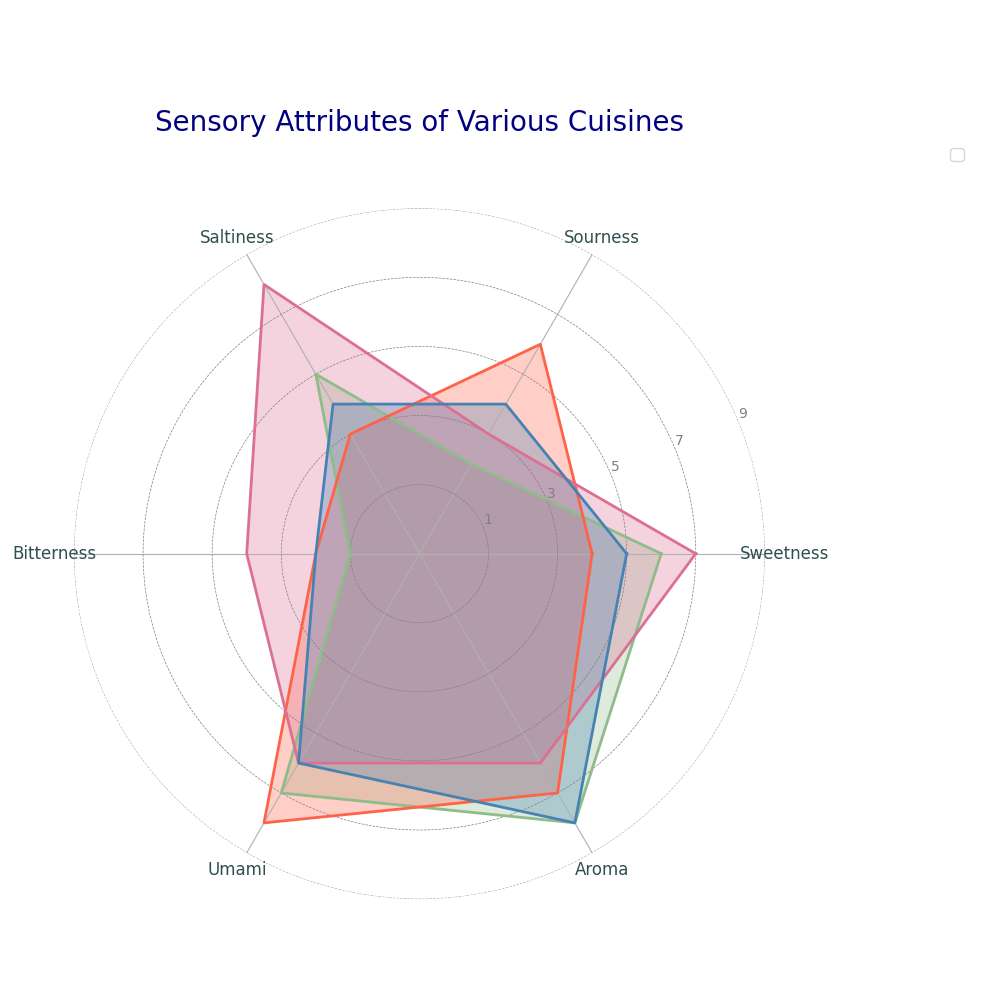

The Python source for this figure:
import matplotlib.pyplot as plt
import numpy as np

attributes = ['Sweetness', 'Sourness', 'Saltiness', 'Bitterness', 'Umami', 'Aroma']
num_vars = len(attributes)

cuisine_italian = [7, 3, 6, 2, 8, 9]
cuisine_japanese = [5, 7, 4, 3, 9, 8]
cuisine_indian = [8, 4, 9, 5, 7, 7]
cuisine_french = [6, 5, 5, 3, 7, 9]

cuisine_italian += cuisine_italian[:1]
cuisine_japanese += cuisine_japanese[:1]
cuisine_indian += cuisine_indian[:1]
cuisine_french += cuisine_french[:1]

angles = np.linspace(0, 2 * np.pi, num_vars, endpoint=False).tolist()
angles += angles[:1]

fig, ax = plt.subplots(figsize=(10, 10), subplot_kw=dict(polar=True))

ax.spines['polar'].set_visible(False)
ax.yaxis.grid(True, color='gray', linestyle='--', linewidth=0.5)

plt.xticks(angles[:-1], attributes, color='darkslategray', size=12)
ax.set_yticklabels(["1", "3", "5", "7", "9"], color='grey', size=10)
ax.set_ylim(0, 10)

colors = ['#8FBC8B', '#FF6347', '#DB7093', '#4682B4']

cuisines = [cuisine_italian, cuisine_japanese, cuisine_indian, cuisine_french]
cuisine_names = ['Italian', 'Japanese', 'Indian', 'French']

for data, name, color in zip(cuisines, cuisine_names, colors):
    ax.plot(angles, data, linewidth=2, color=color)
    ax.fill(angles, data, color=color, alpha=0.3)

plt.title('Sensory Attributes of Various Cuisines', size=20, color='navy', y=1.1)
plt.legend(loc='upper right', bbox_to_anchor=(1.3, 1.1), fontsize=12)

plt.tight_layout()
plt.show()
